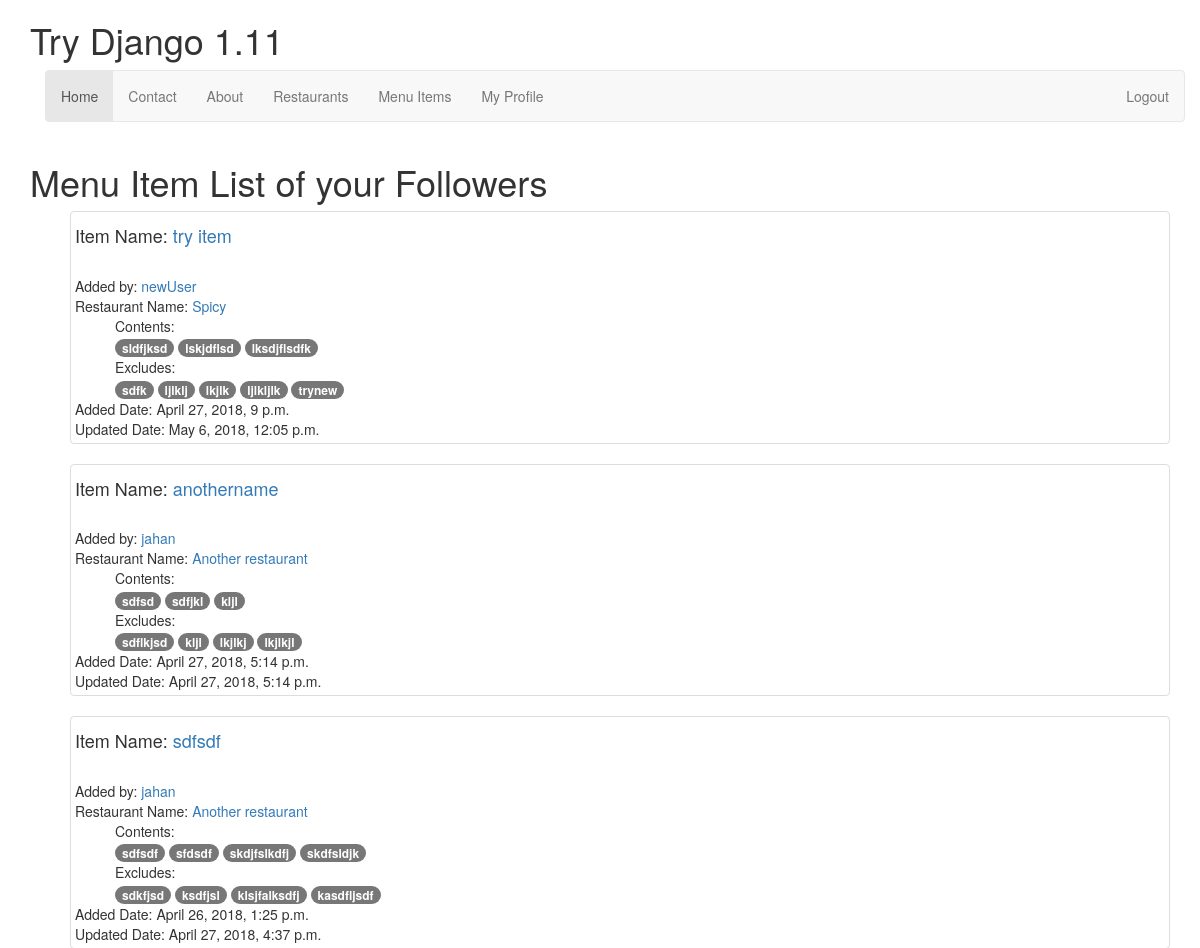
The app's page / (signed in, upper part), older data.
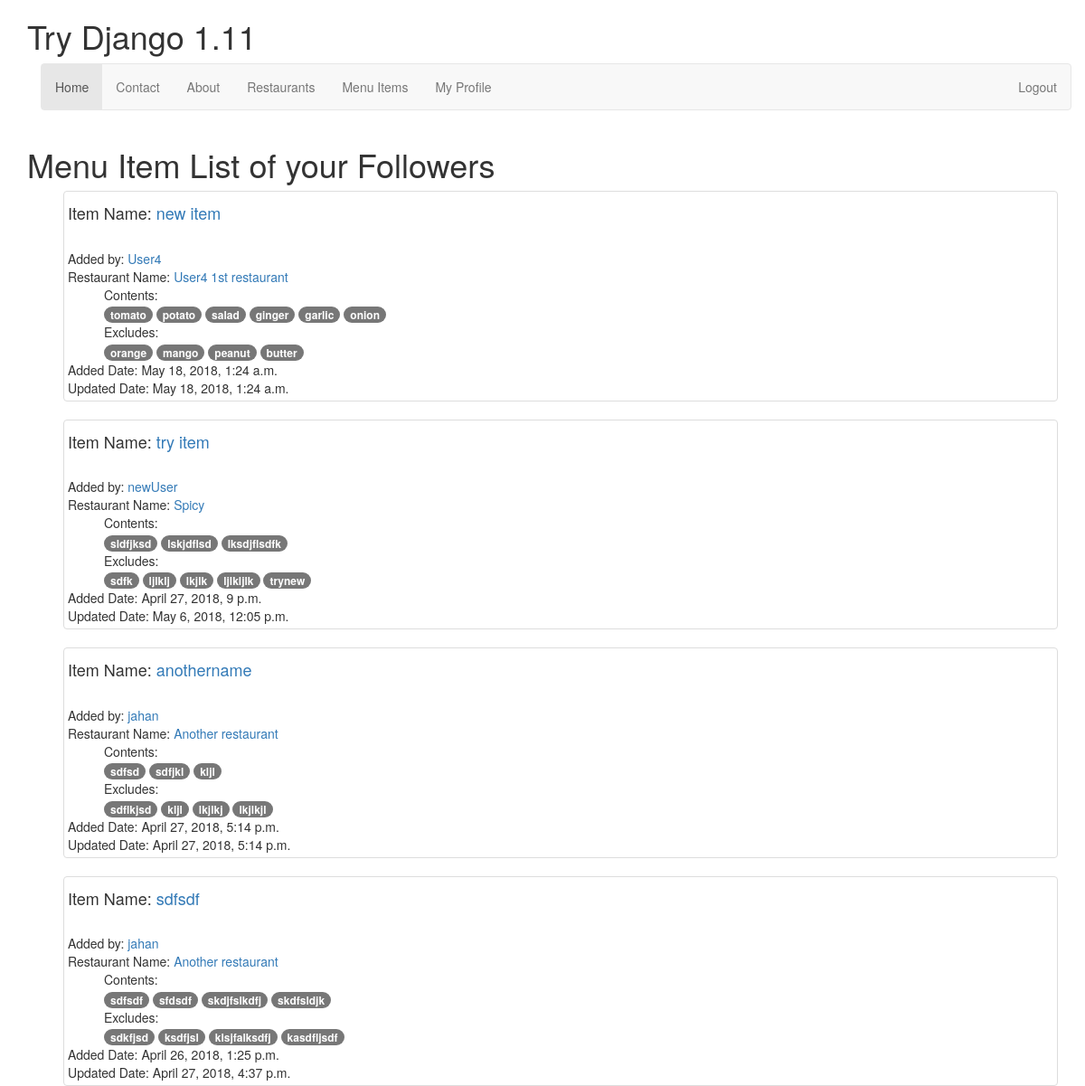
The same page, newer data.
### menuItems/models.py (models this page shows, shortened)
class MenuItem(models.Model):
    user        = models.ForeignKey(settings.AUTH_USER_MODEL)
    restaurant  = models.ForeignKey(Restaurant)
    name        = models.CharField(max_length=120)
    contents    = models.TextField(help_text='Separate each item by comma')
    excludes    = models.TextField(blank=True, null=True, help_text='Separate each item by comma')
    public      = models.BooleanField(default=True)
    timestamp   = models.DateTimeField(auto_now_add=True)
    updated     = models.DateTimeField(auto_now=True)
    slug        = models.SlugField(null=True, blank=True)
    def __str__(self):
        return self.name
    class Meta:
        ordering = ['-updated', '-timestamp']
    def get_contents(self):
        return self.contents.split(",")
    def get_excludes(self):
        return self.excludes.split(",")

### restaurants/models.py (models this page shows, shortened)
class Restaurant(models.Model):
    owner            = models.ForeignKey(User)
    name            = models.CharField(max_length=100)
    location        = models.CharField(max_length=255, null=True, blank=True)
    category        = models.CharField(max_length=255, null=True, blank=True, validators=[validate_caterogy])
    timestamp       = models.DateTimeField(auto_now_add=True)   # Saves automatically and does not allow to make changes
    updated         = models.DateTimeField(auto_now=True)       # Saves automatically and does not allow to make changes
    slug            = models.SlugField(null=True, blank=True)
    objects = RestaurantManager()
    def __str__(self):
        return self.name

### menuItems/views.py (the view)
# urls.py: url(r'^$', HomeView.as_view(), name='home'),
class HomeView(LoginRequiredMixin, View):
    def get(self, request, *args, **kwargs):
        if not request.user.is_authenticated():
            return render(request, "home.html", {})
        user = request.user
        following_user_ids = [x.id for x in user.profile.following.all()]
        qs = MenuItem.objects.filter(user__id__in=following_user_ids, public=True).order_by("-updated")
        return render(request, "menuItems/home-feed.html", {'qs': qs})

### templates/menuItems/home-feed.html (shortened to what this page needs)
{% extends 'base.html' %}
{% block content %}
<h1>Menu Item List of your Followers</h1>
<ul>
    {% for obj in qs %}
    <div class="row">
    <div class="col-sm-12">
        <div class="thumbnail">
        <h4>Item Name: <a href="{% url 'profiles:detail' username=obj.user %}?q={{ obj }}">{{ obj }}</a></h4>
        <br>Added by: <a href="{% url 'profiles:detail' username=obj.user %}?q={{ obj.user }}">{{ obj.user }}</a><br>
        Restaurant Name: <a href="{% url 'profiles:detail' username=obj.user %}?q={{ obj.restaurant }}">{{ obj.restaurant }}</a><br>
        {% if obj.contents %}
            <ul>
            Contents: <br>
                {% for content in obj.get_contents %}
                    <a href="{% url 'profiles:detail' username=obj.user %}?q={{ content }}"><span class="badge badge-default">{{ content }}</span></a>
                {% endfor %}
            </ul>
        {% endif %}
        {% if obj.excludes %}
            <ul>
            Excludes: <br>
                {% for exclude in obj.get_excludes %}
                    <span class="badge badge-default">{{ exclude }}</span>
                {% endfor %}
            </ul>
        {% endif %}
        Added Date: {{ obj.timestamp }}<br>
        Updated Date: {{ obj.updated }}
        </div>
    </div>
    </div>
    {% empty %}
        <li><a href="{% url 'menuItems:create' %}">Add a Menu Item</a></li>
    {% endfor %}
</ul>
{% endblock content %}

Row changes from the older to the newer data that the page shows:
added MenuItem: name "new item", user "User4", restaurant "User4 1st restaurant", get_contents "tomato" "potato" "salad" "ginger" "garlic" "onion", get_excludes "orange" "mango" "peanut" "butter", timestamp "May 18, 2018, 1:24 a.m.", updated "May 18, 2018, 1:24 a.m."
